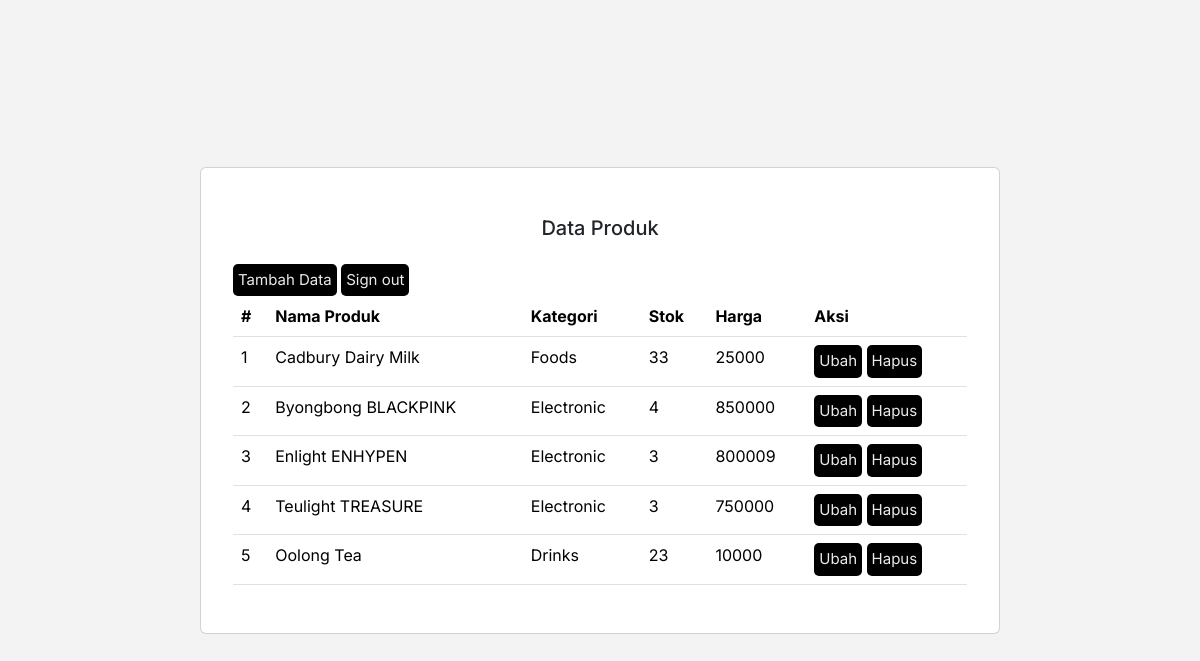
/index.php (signed in), run on the app's committed database.
### tables this page shows
CREATE TABLE `products` (
  `id` int(11) NOT NULL,
  `name` varchar(50) NOT NULL,
  `category` varchar(50) NOT NULL,
  `stock` int(11) NOT NULL,
  `price` int(11) NOT NULL
);

### functions.php (called while the page is built, shortened)
<?php
$mysql = mysqli_connect("localhost", "root", "", "supermarket");
function query($query)
{
  global $mysql;
  $result = mysqli_query($mysql, $query);
  $rows = [];
  while ($row = mysqli_fetch_assoc($result)) {
    $rows[] = $row;
  }
  return $rows;
}
?>

### index.php (the view, shortened to what this page needs)
<?php
include 'functions.php';
$data = query("SELECT * FROM products");
?>
<!DOCTYPE html>
<html lang="en">
<head>
  <link rel="stylesheet" href="https://cdn.jsdelivr.net/npm/bootstrap@5.3.3/dist/css/bootstrap.min.css">
</head>
<body style="font-family: Inter; background-color: #f3f3f3;">
  <div class="container-fluid d-flex justify-content-center align-items-center" style="height: 100vh">
    <div class="card p-3" style="width: 800px;">
      <div class="card-body">
        <h5 class="card-title text-center py-3">Data Produk</h5>
        <a href="create.php">Tambah Data</a>
        <a href="signout.php" onclick="return confirm('Yakin ingin sign out?')">Sign out</a>
        <div class="d-flex justify-content-center">
          <table class="table">
            <thead>
              <tr>
                <th>#</th>
                <th>Nama Produk</th>
                <th>Kategori</th>
                <th>Stok</th>
                <th>Harga</th>
                <th>Aksi</th>
              </tr>
            </thead>
            <tbody>
              <?php $i = 1; ?>
              <?php foreach ($data as $row) { ?>
                <tr>
                  <td><?= $i ?></td>
                  <td><?= $row["name"] ?></td>
                  <td><?= $row["category"] ?></td>
                  <td><?= $row["stock"] ?></td>
                  <td><?= $row["price"] ?></td>
                  <td>
                    <a href="update.php?id=<?= $row["id"] ?>">Ubah</a>
                    <a href="delete.php?id=<?= $row["id"] ?>"
                      onclick="return confirm('Yakin ingin delete data?')">Hapus</a>
                  </td>
                </tr>
                <?php $i++;
              } ?>
            </tbody>
          </table>
        </div>
      </div>
    </div>
  </div>
</body>
</html>

### index.php (style rules this page uses)
a { border-radius: 5px; background-color: #000; color: #eaeaea; padding: 5px; font-size: 15px; text-decoration: none; display: inline-block; }

### data on the page
products: name "Cadbury Dairy Milk", category "Foods", stock "33", price "25000"
products: name "Byongbong BLACKPINK", category "Electronic", stock "4", price "850000"
products: name "Enlight ENHYPEN", category "Electronic", stock "3", price "800009"
products: name "Teulight TREASURE", category "Electronic", stock "3", price "750000"
products: name "Oolong Tea", category "Drinks", stock "23", price "10000"
